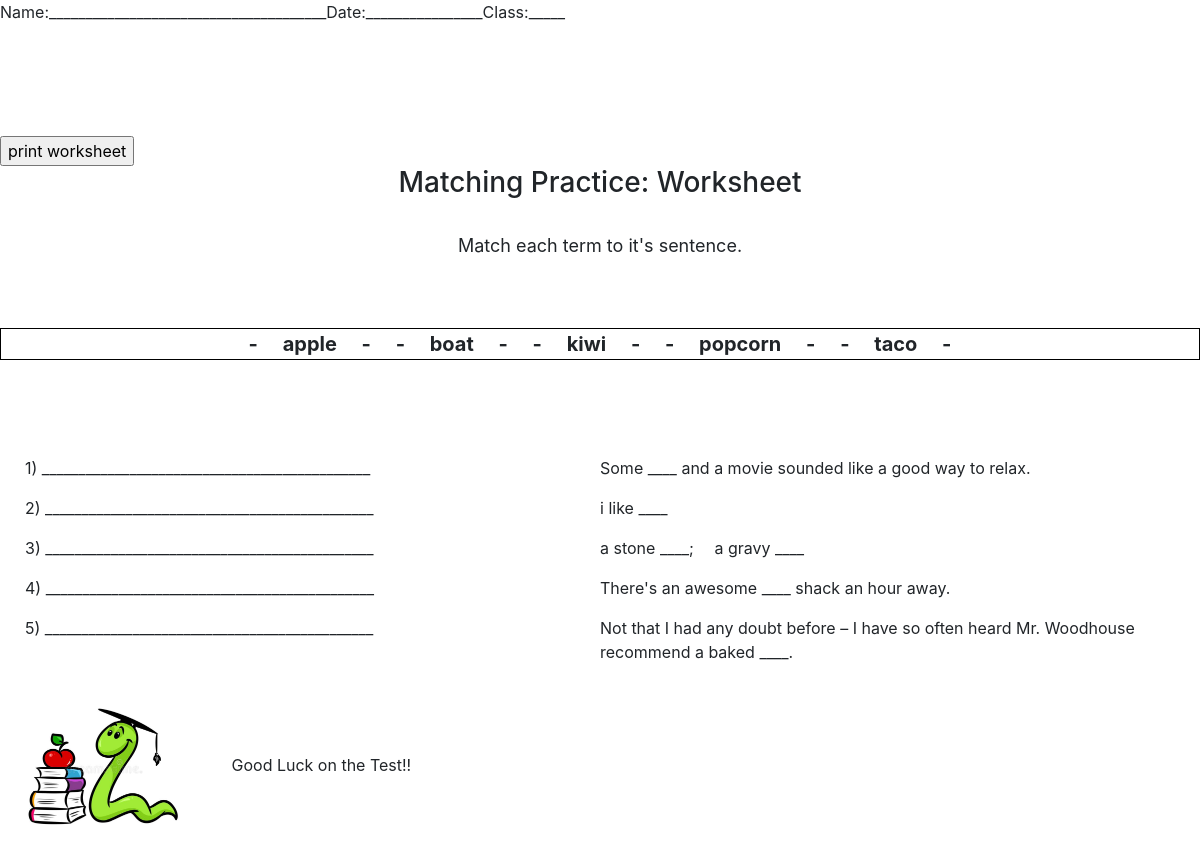
The page /print_vocab_sent/1/ on the database its author committed.
### blog/models.py (models this page shows, shortened)
class Word(models.Model):
    term = models.CharField(max_length=100)
    definition = models.CharField(max_length=150)
    sentence = models.CharField(max_length=300)
    wordlist = models.ForeignKey(WordList, on_delete=models.CASCADE)
    def __str__(self):
        return self.term.lower()

class WordList(models.Model):
    title = models.CharField(max_length=100)
    description = models.TextField()
    worksheet_text = RichTextUploadingField(blank=True, null=True)
    author = models.ForeignKey(User, on_delete=models.CASCADE)
    date_posted = models.DateTimeField(default=timezone.now)
    folder = models.ForeignKey(Folder, on_delete=models.SET_NULL, blank=True, null=True)

### blog/views.py (the view)
# urls.py: path('print_vocab_sent/<int:pk>/', views.print_vocab_sent, name='blog-print_vocab_sent'),
def print_vocab_sent(request, pk):
    wordlist = WordList.objects.get(pk=pk)
    a = wordlist.id
    words = Word.objects.filter(wordlist__id=a)
    sentences = Word.objects.filter(wordlist__id=a)
    sentlist = []
    terms = []
    for i in words:
        sentlist.append(i.sentence)
        terms.append(i.term)
    from sklearn.utils import shuffle
    for i in terms:
        sentlist = [sub.replace(str(i), '____') for sub in sentlist]
        random.shuffle(sentlist)
    context = {
        'words': words, 'sents': sentlist, 'wordlist': wordlist
    }
    return render(request, 'blog/print_vocab_sent.html', context)

### blog/templates/blog/print_vocab_sent.html (shortened to what this page needs)
{% load static %}
{% load auth_extras %}
<html>
<head>
    <link rel="stylesheet" href="https://maxcdn.bootstrapcdn.com/bootstrap/4.0.0/css/bootstrap.min.css">
</head>
<div class="row">
<div class="col-lg-12">
<p class = "float-left">Name:______________________________________</p>
<p class = "float-left">Date:________________</p>
<p class = "float-left">Class:_____</p>
</div>
</div>
<br><br><br><br>
<input type="button" value="print worksheet" onclick="this.style.display='none';window.print();" />
<h3 class = "head">  Matching Practice: Worksheet   </h3>
<br>
<p id = "instruc">Match each term to it's sentence. </p>
<br><br><br><br>
<div id = "box">
    <div class = "boxHead">
{%  for word in words %}
    - {{word}} -
{% endfor %}
    </div>
</div>
<body>
<br><br><br><br>
<div class = "row">
{%  for word in sents %}
<div class = "column" id='increment'>
 <ul >
        {{ forloop.counter }})  _____________________________________________
   </ul>
</div>
<div class = "column" id= sents>
  {{word|linebreaks}}
</div>
{% endfor %}
</div>
</body>
<footer>
{% if wordlist.worksheet_text|length > 0 %}
    <p>{{ wordlist.worksheet_text | safe }}</p>
{% else %}
    <p></p>
{% endif %}
  </footer>
</html>

### blog/templates/blog/print_vocab_sent.html (style rules this page uses)
#box { text-align:center; font-size:20px; margin-top:-5vh; word-spacing:20px; border:1px solid black; font-weight:bold; }
.head { text-align:center; }
#instruc { text-align:center; font-size:18px; }
.row { display: flex; }
.column { flex: 50%; }

### rows shown on the page
Word: term "apple"
Word: term "boat"
Word: term "kiwi"
Word: term "popcorn"
Word: term "taco"
WordList: worksheet_text (picture), worksheet_text "Good Luck on the Test!!"

### other values the page prints
{{ word|linebreaks }} "Some ____ and a movie sounded like a good way to relax." "i like ____" "a stone ____; a gravy ____" "There's an awesome ____ shack an hour away." "Not that I had any doubt before – I have so often heard Mr. Woodhouse recommend a baked ____."
